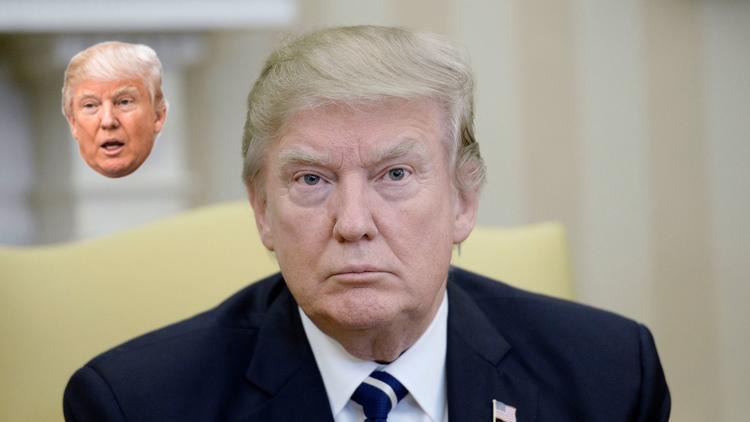
#> input picture trump-face2.png, 750 x 422 px, found by its file name
$ jupyter execute --allow-errors FacialExpressionClassifier.ipynb   (older library calls are emulated)
#> lines starting #> are read from the running program, lines starting #| are printed output that depends on the picture; after the words box and inside, x2 and y2 are one past the last pixel; in counts of white or black regions, pixels touching at a corner belong together
[cell 1]
import os
import sys
import math

import numpy as np
import pandas as pd
import cv2
import matplotlib.pyplot as plt

[cell 2]
ROOT_PATH = os.path.abspath('.\\')

print('Project directory path:', ROOT_PATH)


def get_path(rel_path):
    return os.path.join(ROOT_PATH, rel_path)

[cell 3]
def bgr2rgb(bgr_img):
    return cv2.cvtColor(bgr_img, cv2.COLOR_BGR2RGB)

[cell 4]
face_image_path = get_path('trump-face2.png')

face_image = cv2.imread(face_image_path)
#> face_image is the input picture: shape (422, 750, 3); mean B, G, R 131.8, 141.3, 149.3
face_image_gray = cv2.cvtColor(face_image, cv2.COLOR_BGR2GRAY)
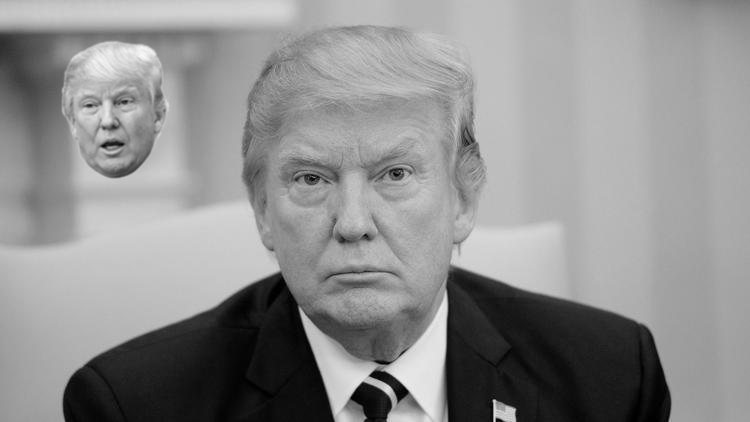
#> face_image_gray: shape (422, 750); min 0, max 249, mean 142.6

fig = plt.figure(figsize=(20, 8))
ax = fig.add_subplot(121)
ax.imshow(bgr2rgb(face_image))
ax = fig.add_subplot(122)
ax.imshow(face_image_gray, cmap='gray')
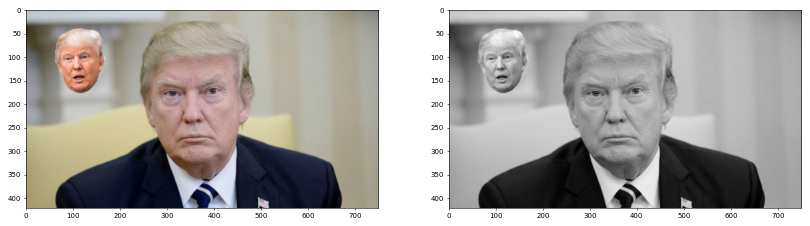
#> figure drawn by matplotlib, 2 panels

# Face detection

[cell 5]
def draw_faces(img, faces):
    img_copy = img.copy()
    for face in faces:
        x, y, h, w = face
        cv2.rectangle(img_copy, (x, y), (x+w, y+h), (0, 255, 255), 1)
    return img_copy

[cell 6]
face_detection_model = get_path('resources\\haarcascade_frontalface_alt2.xml')

face_detector = cv2.CascadeClassifier(face_detection_model)
faces = face_detector.detectMultiScale(face_image_gray)
#> faces = [[59, 64, 98, 98], [244, 92, 219, 219]]
print(faces)
#| [[ 59  64  98  98]
#|  [244  92 219 219]]

fig = plt.figure(figsize=(20, 20))
ax = fig.add_subplot(111)
ax.imshow(bgr2rgb(draw_faces(face_image, faces)))
#> the loop in draw_faces, `for face in faces:` made 2 passes
#> after the loop in draw_faces, `for face in faces:`:
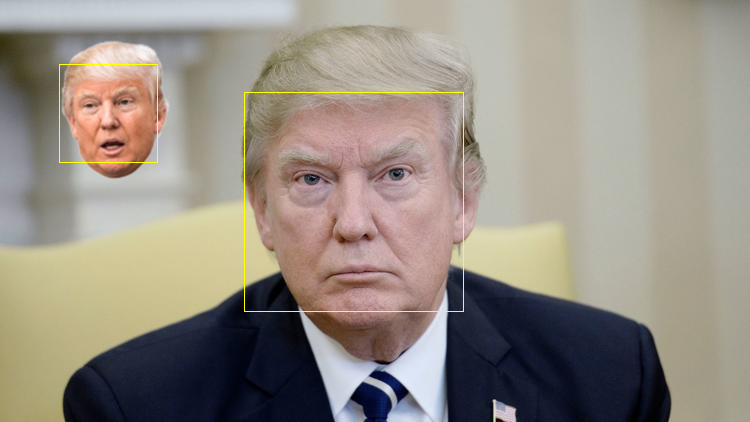
#> img_copy: shape (422, 750, 3); 0.4% of pixels changed, all inside (x1, y1, x2, y2) = (59, 64, 464, 312)

[cell 7]
def get_biggest_face(faces):
    biggest_face = None
    narrowest_dim_val = -1
    for f in faces:
        _, _, h, w = f
        narrow_dim_val = h if h < w else w
        if narrow_dim_val >= narrowest_dim_val:
            narrowest_dim_val = narrow_dim_val
            biggest_face = f
#> this loop made 2 passes
#> (h, w, narrow_dim_val, narrowest_dim_val, biggest_face) on passes 1 to 2: (98, 98, 98, 98, [59, 64, 98, 98]), (219, 219, 219, 219, [244, 92, 219, 219])
#> after the loop, narrowest_dim_val = 219
    return f

[cell 8]
input_faces = np.array([get_biggest_face(faces)])
#> input_faces = [[244, 92, 219, 219]]
print(input_faces)
#| [[244  92 219 219]]

fig = plt.figure(figsize=(20, 20))
ax = fig.add_subplot(111)
ax.imshow(bgr2rgb(draw_faces(face_image, input_faces)))
#> the loop in draw_faces (call 2), `for face in faces:` made 1 pass
#> after the loop in draw_faces (call 2), `for face in faces:`:
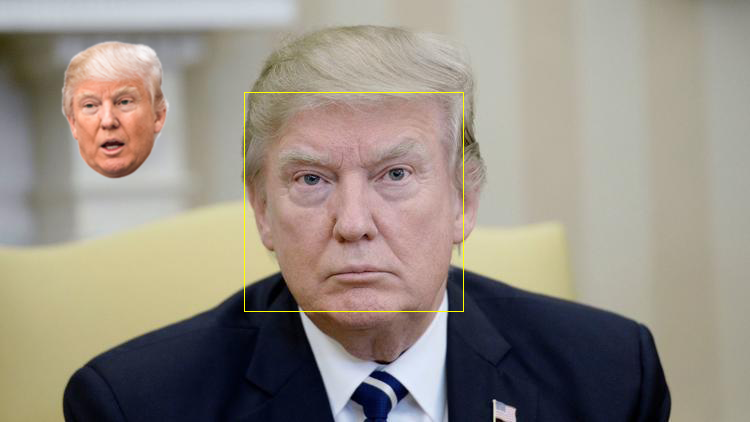
#> img_copy: shape (422, 750, 3); 0.28% of pixels changed, all inside (x1, y1, x2, y2) = (244, 92, 464, 312)

# Face landmarks marking

[cell 9]
def read_landmarks_datafile(datafile: str, as_integer=False) -> np.ndarray:
    sample_names = list()
    dataset = list()

    with open(datafile, 'r') as fstream:
        is_face_block = False

        face_landmarks = list()

        for line in fstream:
            line = line.strip()

            if line == '--face--':
                is_face_block = True
                sample_names.append(next(fstream))
                continue

            elif line == '--end--' and is_face_block:
                is_face_block = False
                dataset.append(np.array(face_landmarks))
                continue

            if is_face_block:
                str_values = line.split()
                tag_number, x, y = str_values
                if as_integer:
                    face_landmarks.append([int(tag_number), int(round(float(x))), int(round(float(y)))])
                else:
                    face_landmarks.append([float(tag_number), float(x), float(y)])


    return np.array(sample_names), np.array(dataset)

[cell 10]
landmarks_datafile = get_path('test-data.txt')
#> (the rest of this cell did not finish here and is left out)

[cell 11]
# [5 lines left out: function draw_landmarks, not called in this run]

[cell 12]
fig = plt.figure(figsize=(20, 20))
ax = fig.add_subplot(111)
#> (the rest of this cell did not finish here and is left out)


# Face landmarks normalisation

[cell 13]
fig = plt.figure(figsize=(12, 12))
ax = fig.add_subplot(111)
#> (the rest of this cell did not finish here and is left out)

[cell 14]
landmarks_datafile = get_path('test-data.txt')
#> (the rest of this cell did not finish here and is left out)


[cell 15]
def rebase_landmarks(landmarks: np.ndarray, base_point_idx: int):
    base_point = landmarks[base_point_idx, 1:].copy()
    landmarks[:, 1:] -= base_point

#> (a cell that did not finish here is left out)

[cell 17]
# [12 lines left out: function normalise_landmarks_scale, not called in this run]

#> (a cell that did not finish here is left out)

[cell 19]
# [16 lines left out: function normalize_landmarks_tilt, not called in this run]

#> (a cell that did not finish here is left out)

### Face landmarks marked and normalised prior by c# program "VrFaceExpressDataGather"

[cell 21]
landmarks_datafile = get_path('test-data-norm.txt')
#> (the rest of this cell did not finish here and is left out)


fig = plt.figure(figsize=(12, 12))
ax = fig.add_subplot(111)
ax.scatter(norm_landmarks[0,:,1], -norm_landmarks[0,:,2])
ax.scatter(norm_landmarks[0,30,1], -norm_landmarks[0,30,2], color='r')
ax.scatter(norm_landmarks[0,27,1], -norm_landmarks[0,27,2], color='orange')
ax.axvline(0, color='y', linestyle=':')

# Preprocessed datasets merging

[cell 22]
def string2array(string: str, dtype: np.dtype) -> np.ndarray:
    return np.array(string.split(), dtype)


# [25 lines left out: functions string2image, build_usage_offsets_dataframe, not called in this run]


def build_emotion_offsets_dataframe(src_dataframe: pd.DataFrame) -> pd.DataFrame:
    offsets_df = pd.DataFrame(index=['From', 'To'], data=0,  columns=src_dataframe.Emotion.unique())

    prev_idx = 0
    for col_name in offsets_df.columns[1:]:
        idx = (src_dataframe.Emotion.values == col_name)[prev_idx:].argmax() + prev_idx
        offsets_df[col_name].From = idx
        prev_idx = idx

    start_idx = 0
    for col_name, next_col_name in zip(offsets_df.columns[:-1], offsets_df.columns[1:]):
        end_idx = (src_dataframe.Emotion.values == next_col_name)[start_idx:].argmax() + start_idx
        offsets_df[col_name].From = start_idx
        offsets_df[col_name].To = end_idx
        start_idx = end_idx

    offsets_df[offsets_df.columns[-1]][1] = len(src_dataframe)
    return offsets_df
